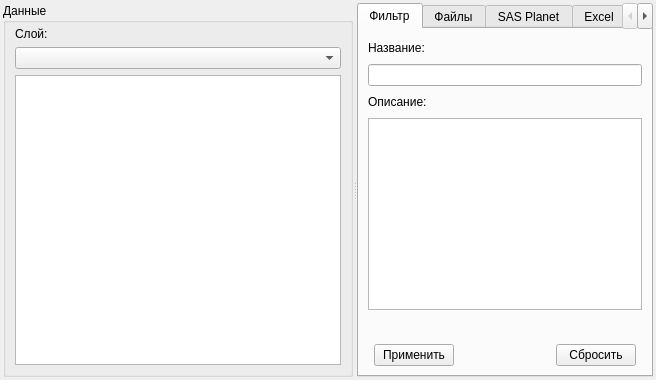
<?xml version="1.0" encoding="UTF-8"?>
<ui version="4.0">
 <class>DockWidget</class>
 <widget class="QDockWidget" name="DockWidget">
  <property name="geometry">
   <rect>
    <x>0</x>
    <y>0</y>
    <width>656</width>
    <height>380</height>
   </rect>
  </property>
  <property name="windowTitle">
   <string>Unium</string>
  </property>
  <widget class="QWidget" name="dockWidgetContents">
   <layout class="QHBoxLayout" name="horizontalLayout" stretch="4">
    <property name="leftMargin">
     <number>3</number>
    </property>
    <property name="topMargin">
     <number>3</number>
    </property>
    <property name="rightMargin">
     <number>3</number>
    </property>
    <property name="bottomMargin">
     <number>3</number>
    </property>
    <item>
     <widget class="QSplitter" name="splitter">
      <property name="orientation">
       <enum>Qt::Horizontal</enum>
      </property>
      <widget class="QGroupBox" name="groupBox">
       <property name="sizePolicy">
        <sizepolicy hsizetype="Expanding" vsizetype="Preferred">
         <horstretch>0</horstretch>
         <verstretch>0</verstretch>
        </sizepolicy>
       </property>
       <property name="minimumSize">
        <size>
         <width>350</width>
         <height>350</height>
        </size>
       </property>
       <property name="baseSize">
        <size>
         <width>0</width>
         <height>0</height>
        </size>
       </property>
       <property name="title">
        <string>Данные</string>
       </property>
       <layout class="QGridLayout" name="gridLayout_13">
        <property name="topMargin">
         <number>3</number>
        </property>
        <item row="0" column="0">
         <widget class="QLabel" name="label_23">
          <property name="minimumSize">
           <size>
            <width>0</width>
            <height>15</height>
           </size>
          </property>
          <property name="text">
           <string>Слой:</string>
          </property>
          <property name="alignment">
           <set>Qt::AlignLeading|Qt::AlignLeft|Qt::AlignVCenter</set>
          </property>
         </widget>
        </item>
        <item row="1" column="0" colspan="2">
         <widget class="QComboBox" name="layersBox"/>
        </item>
        <item row="2" column="0" colspan="2">
         <widget class="QTableWidget" name="tableView">
          <property name="editTriggers">
           <set>QAbstractItemView::NoEditTriggers</set>
          </property>
          <property name="sortingEnabled">
           <bool>true</bool>
          </property>
          <attribute name="horizontalHeaderShowSortIndicator" stdset="0">
           <bool>true</bool>
          </attribute>
         </widget>
        </item>
        <item row="0" column="1">
         <spacer name="horizontalSpacer_45">
          <property name="orientation">
           <enum>Qt::Horizontal</enum>
          </property>
          <property name="sizeHint" stdset="0">
           <size>
            <width>207</width>
            <height>15</height>
           </size>
          </property>
         </spacer>
        </item>
       </layout>
      </widget>
      <widget class="QTabWidget" name="tabs">
       <property name="sizePolicy">
        <sizepolicy hsizetype="Preferred" vsizetype="Expanding">
         <horstretch>0</horstretch>
         <verstretch>0</verstretch>
        </sizepolicy>
       </property>
       <property name="minimumSize">
        <size>
         <width>260</width>
         <height>352</height>
        </size>
       </property>
       <property name="currentIndex">
        <number>0</number>
       </property>
       <widget class="QWidget" name="filterTab">
        <attribute name="title">
         <string>Фильтр</string>
        </attribute>
        <layout class="QGridLayout" name="gridLayout_7">
         <item row="5" column="1">
          <widget class="QPushButton" name="applyFilterButton">
           <property name="text">
            <string>Применить</string>
           </property>
          </widget>
         </item>
         <item row="4" column="0" colspan="5">
          <spacer name="verticalSpacer">
           <property name="orientation">
            <enum>Qt::Vertical</enum>
           </property>
           <property name="sizeHint" stdset="0">
            <size>
             <width>308</width>
             <height>18</height>
            </size>
           </property>
          </spacer>
         </item>
         <item row="0" column="0" colspan="2">
          <widget class="QLabel" name="label_6">
           <property name="layoutDirection">
            <enum>Qt::LeftToRight</enum>
           </property>
           <property name="text">
            <string>Название:</string>
           </property>
           <property name="alignment">
            <set>Qt::AlignLeading|Qt::AlignLeft|Qt::AlignVCenter</set>
           </property>
          </widget>
         </item>
         <item row="0" column="2" colspan="3">
          <spacer name="horizontalSpacer_24">
           <property name="orientation">
            <enum>Qt::Horizontal</enum>
           </property>
           <property name="sizeHint" stdset="0">
            <size>
             <width>193</width>
             <height>20</height>
            </size>
           </property>
          </spacer>
         </item>
         <item row="1" column="0" colspan="5">
          <widget class="QLineEdit" name="nameEdit"/>
         </item>
         <item row="2" column="0" colspan="2">
          <widget class="QLabel" name="label_13">
           <property name="layoutDirection">
            <enum>Qt::LeftToRight</enum>
           </property>
           <property name="text">
            <string>Описание:</string>
           </property>
           <property name="alignment">
            <set>Qt::AlignLeading|Qt::AlignLeft|Qt::AlignVCenter</set>
           </property>
          </widget>
         </item>
         <item row="3" column="0" colspan="5">
          <widget class="QTextEdit" name="descrEdit"/>
         </item>
         <item row="2" column="2" colspan="3">
          <spacer name="horizontalSpacer_26">
           <property name="orientation">
            <enum>Qt::Horizontal</enum>
           </property>
           <property name="sizeHint" stdset="0">
            <size>
             <width>193</width>
             <height>20</height>
            </size>
           </property>
          </spacer>
         </item>
         <item row="5" column="2">
          <spacer name="horizontalSpacer_27">
           <property name="orientation">
            <enum>Qt::Horizontal</enum>
           </property>
           <property name="sizeHint" stdset="0">
            <size>
             <width>68</width>
             <height>20</height>
            </size>
           </property>
          </spacer>
         </item>
         <item row="5" column="3">
          <widget class="QPushButton" name="resetFilterButton">
           <property name="text">
            <string>Сбросить</string>
           </property>
          </widget>
         </item>
        </layout>
       </widget>
       <widget class="QWidget" name="filesTab">
        <attribute name="title">
         <string>Файлы</string>
        </attribute>
       </widget>
       <widget class="QWidget" name="sasTab">
        <attribute name="title">
         <string>SAS Planet</string>
        </attribute>
        <layout class="QGridLayout" name="gridLayout_8">
         <item row="8" column="1">
          <widget class="QPushButton" name="loadSASButton">
           <property name="text">
            <string>Загрузить</string>
           </property>
          </widget>
         </item>
         <item row="0" column="1" colspan="2">
          <spacer name="horizontalSpacer_29">
           <property name="orientation">
            <enum>Qt::Horizontal</enum>
           </property>
           <property name="sizeHint" stdset="0">
            <size>
             <width>171</width>
             <height>20</height>
            </size>
           </property>
          </spacer>
         </item>
         <item row="3" column="0" colspan="3">
          <widget class="QLineEdit" name="marksfileEdit">
           <property name="readOnly">
            <bool>true</bool>
           </property>
          </widget>
         </item>
         <item row="8" column="2">
          <spacer name="horizontalSpacer_31">
           <property name="orientation">
            <enum>Qt::Horizontal</enum>
           </property>
           <property name="sizeHint" stdset="0">
            <size>
             <width>90</width>
             <height>20</height>
            </size>
           </property>
          </spacer>
         </item>
         <item row="5" column="0" colspan="3">
          <widget class="QLineEdit" name="dbfileEdit">
           <property name="readOnly">
            <bool>true</bool>
           </property>
          </widget>
         </item>
         <item row="8" column="0">
          <spacer name="horizontalSpacer_30">
           <property name="orientation">
            <enum>Qt::Horizontal</enum>
           </property>
           <property name="sizeHint" stdset="0">
            <size>
             <width>101</width>
             <height>20</height>
            </size>
           </property>
          </spacer>
         </item>
         <item row="3" column="3">
          <widget class="QPushButton" name="marksbrwsButton">
           <property name="sizePolicy">
            <sizepolicy hsizetype="Fixed" vsizetype="Fixed">
             <horstretch>0</horstretch>
             <verstretch>0</verstretch>
            </sizepolicy>
           </property>
           <property name="maximumSize">
            <size>
             <width>31</width>
             <height>31</height>
            </size>
           </property>
           <property name="text">
            <string>...</string>
           </property>
          </widget>
         </item>
         <item row="6" column="1" colspan="2">
          <spacer name="horizontalSpacer_32">
           <property name="orientation">
            <enum>Qt::Horizontal</enum>
           </property>
           <property name="sizeHint" stdset="0">
            <size>
             <width>171</width>
             <height>20</height>
            </size>
           </property>
          </spacer>
         </item>
         <item row="6" column="0">
          <widget class="QLabel" name="label_15">
           <property name="text">
            <string>Таблица</string>
           </property>
           <property name="alignment">
            <set>Qt::AlignLeading|Qt::AlignLeft|Qt::AlignVCenter</set>
           </property>
          </widget>
         </item>
         <item row="2" column="1" colspan="2">
          <spacer name="horizontalSpacer_34">
           <property name="orientation">
            <enum>Qt::Horizontal</enum>
           </property>
           <property name="sizeHint" stdset="0">
            <size>
             <width>171</width>
             <height>20</height>
            </size>
           </property>
          </spacer>
         </item>
         <item row="0" column="0">
          <widget class="QLabel" name="label_18">
           <property name="text">
            <string>Categotymarks.sml</string>
           </property>
           <property name="alignment">
            <set>Qt::AlignLeading|Qt::AlignLeft|Qt::AlignVCenter</set>
           </property>
          </widget>
         </item>
         <item row="9" column="0" colspan="4">
          <widget class="QProgressBar" name="sasprogressBar">
           <property name="enabled">
            <bool>true</bool>
           </property>
           <property name="value">
            <number>0</number>
           </property>
          </widget>
         </item>
         <item row="1" column="3">
          <widget class="QPushButton" name="catbrwsButton">
           <property name="sizePolicy">
            <sizepolicy hsizetype="Fixed" vsizetype="Fixed">
             <horstretch>0</horstretch>
             <verstretch>0</verstretch>
            </sizepolicy>
           </property>
           <property name="maximumSize">
            <size>
             <width>31</width>
             <height>31</height>
            </size>
           </property>
           <property name="text">
            <string>...</string>
           </property>
          </widget>
         </item>
         <item row="1" column="0" colspan="3">
          <widget class="QLineEdit" name="catfileEdit">
           <property name="readOnly">
            <bool>true</bool>
           </property>
          </widget>
         </item>
         <item row="2" column="0">
          <widget class="QLabel" name="label_17">
           <property name="text">
            <string>marks.sml</string>
           </property>
           <property name="alignment">
            <set>Qt::AlignLeading|Qt::AlignLeft|Qt::AlignVCenter</set>
           </property>
          </widget>
         </item>
         <item row="4" column="1" colspan="2">
          <spacer name="horizontalSpacer_33">
           <property name="orientation">
            <enum>Qt::Horizontal</enum>
           </property>
           <property name="sizeHint" stdset="0">
            <size>
             <width>171</width>
             <height>20</height>
            </size>
           </property>
          </spacer>
         </item>
         <item row="4" column="0">
          <widget class="QLabel" name="label_16">
           <property name="text">
            <string>Файл базы данных</string>
           </property>
           <property name="alignment">
            <set>Qt::AlignLeading|Qt::AlignLeft|Qt::AlignVCenter</set>
           </property>
          </widget>
         </item>
         <item row="7" column="0" colspan="3">
          <widget class="QLineEdit" name="tbldbEdit">
           <property name="readOnly">
            <bool>false</bool>
           </property>
          </widget>
         </item>
         <item row="5" column="3">
          <widget class="QPushButton" name="dbbrwsButton">
           <property name="sizePolicy">
            <sizepolicy hsizetype="Fixed" vsizetype="Fixed">
             <horstretch>0</horstretch>
             <verstretch>0</verstretch>
            </sizepolicy>
           </property>
           <property name="maximumSize">
            <size>
             <width>31</width>
             <height>31</height>
            </size>
           </property>
           <property name="text">
            <string>...</string>
           </property>
          </widget>
         </item>
         <item row="10" column="0" colspan="2">
          <spacer name="verticalSpacer_2">
           <property name="orientation">
            <enum>Qt::Vertical</enum>
           </property>
           <property name="sizeHint" stdset="0">
            <size>
             <width>20</width>
             <height>40</height>
            </size>
           </property>
          </spacer>
         </item>
        </layout>
       </widget>
       <widget class="QWidget" name="xlsTab">
        <attribute name="title">
         <string>Excel</string>
        </attribute>
        <layout class="QVBoxLayout" name="verticalLayout">
         <item>
          <widget class="QGroupBox" name="groupBox_2">
           <property name="title">
            <string>Выгрузка в Excel</string>
           </property>
           <layout class="QGridLayout" name="gridLayout_10">
            <item row="0" column="0">
             <widget class="QLabel" name="label_19">
              <property name="text">
               <string>Файл:</string>
              </property>
             </widget>
            </item>
            <item row="0" column="1" colspan="4">
             <spacer name="horizontalSpacer_35">
              <property name="orientation">
               <enum>Qt::Horizontal</enum>
              </property>
              <property name="sizeHint" stdset="0">
               <size>
                <width>257</width>
                <height>20</height>
               </size>
              </property>
             </spacer>
            </item>
            <item row="1" column="0" colspan="4">
             <widget class="QLineEdit" name="xlsoutEdit"/>
            </item>
            <item row="1" column="4">
             <widget class="QPushButton" name="brwsxlsoutButton">
              <property name="maximumSize">
               <size>
                <width>31</width>
                <height>20</height>
               </size>
              </property>
              <property name="text">
               <string>...</string>
              </property>
             </widget>
            </item>
            <item row="2" column="0" colspan="2">
             <spacer name="horizontalSpacer_36">
              <property name="orientation">
               <enum>Qt::Horizontal</enum>
              </property>
              <property name="sizeHint" stdset="0">
               <size>
                <width>107</width>
                <height>20</height>
               </size>
              </property>
             </spacer>
            </item>
            <item row="2" column="2">
             <widget class="QPushButton" name="xlsoutButton">
              <property name="minimumSize">
               <size>
                <width>75</width>
                <height>23</height>
               </size>
              </property>
              <property name="text">
               <string>Выгрузить</string>
              </property>
             </widget>
            </item>
            <item row="2" column="3" colspan="2">
             <spacer name="horizontalSpacer_37">
              <property name="orientation">
               <enum>Qt::Horizontal</enum>
              </property>
              <property name="sizeHint" stdset="0">
               <size>
                <width>101</width>
                <height>20</height>
               </size>
              </property>
             </spacer>
            </item>
            <item row="3" column="2">
             <spacer name="verticalSpacer_6">
              <property name="orientation">
               <enum>Qt::Vertical</enum>
              </property>
              <property name="sizeHint" stdset="0">
               <size>
                <width>20</width>
                <height>40</height>
               </size>
              </property>
             </spacer>
            </item>
           </layout>
          </widget>
         </item>
         <item>
          <widget class="QGroupBox" name="groupBox_3">
           <property name="title">
            <string>Загрузка из Excel</string>
           </property>
           <layout class="QGridLayout" name="gridLayout_11">
            <item row="0" column="0">
             <widget class="QLabel" name="label_20">
              <property name="text">
               <string>Файл:</string>
              </property>
             </widget>
            </item>
            <item row="0" column="1" colspan="4">
             <spacer name="horizontalSpacer_38">
              <property name="orientation">
               <enum>Qt::Horizontal</enum>
              </property>
              <property name="sizeHint" stdset="0">
               <size>
                <width>257</width>
                <height>20</height>
               </size>
              </property>
             </spacer>
            </item>
            <item row="1" column="0" colspan="4">
             <widget class="QLineEdit" name="xlsinEdit"/>
            </item>
            <item row="1" column="4">
             <widget class="QPushButton" name="brwsxlsinButton">
              <property name="maximumSize">
               <size>
                <width>31</width>
                <height>20</height>
               </size>
              </property>
              <property name="text">
               <string>...</string>
              </property>
             </widget>
            </item>
            <item row="2" column="0" colspan="2">
             <spacer name="horizontalSpacer_39">
              <property name="orientation">
               <enum>Qt::Horizontal</enum>
              </property>
              <property name="sizeHint" stdset="0">
               <size>
                <width>107</width>
                <height>20</height>
               </size>
              </property>
             </spacer>
            </item>
            <item row="2" column="2">
             <widget class="QPushButton" name="xlsinButton">
              <property name="minimumSize">
               <size>
                <width>75</width>
                <height>23</height>
               </size>
              </property>
              <property name="text">
               <string>Загрузить</string>
              </property>
             </widget>
            </item>
            <item row="2" column="3" colspan="2">
             <spacer name="horizontalSpacer_40">
              <property name="orientation">
               <enum>Qt::Horizontal</enum>
              </property>
              <property name="sizeHint" stdset="0">
               <size>
                <width>101</width>
                <height>20</height>
               </size>
              </property>
             </spacer>
            </item>
            <item row="3" column="2">
             <spacer name="verticalSpacer_7">
              <property name="orientation">
               <enum>Qt::Vertical</enum>
              </property>
              <property name="sizeHint" stdset="0">
               <size>
                <width>20</width>
                <height>40</height>
               </size>
              </property>
             </spacer>
            </item>
           </layout>
          </widget>
         </item>
        </layout>
       </widget>
       <widget class="QWidget" name="setTab">
        <attribute name="title">
         <string>Настройки</string>
        </attribute>
        <layout class="QGridLayout" name="gridLayout_12">
         <item row="0" column="0" colspan="2">
          <widget class="QLabel" name="label_21">
           <property name="text">
            <string>Папка для сохранения файлов:</string>
           </property>
          </widget>
         </item>
         <item row="0" column="2" colspan="3">
          <spacer name="horizontalSpacer_41">
           <property name="orientation">
            <enum>Qt::Horizontal</enum>
           </property>
           <property name="sizeHint" stdset="0">
            <size>
             <width>265</width>
             <height>20</height>
            </size>
           </property>
          </spacer>
         </item>
         <item row="1" column="0" colspan="4">
          <widget class="QLineEdit" name="filefolderEdit"/>
         </item>
         <item row="1" column="4">
          <widget class="QPushButton" name="ffbrwsButton">
           <property name="sizePolicy">
            <sizepolicy hsizetype="Fixed" vsizetype="Fixed">
             <horstretch>0</horstretch>
             <verstretch>0</verstretch>
            </sizepolicy>
           </property>
           <property name="maximumSize">
            <size>
             <width>31</width>
             <height>31</height>
            </size>
           </property>
           <property name="text">
            <string>...</string>
           </property>
          </widget>
         </item>
         <item row="2" column="0" colspan="2">
          <widget class="QLabel" name="label_22">
           <property name="text">
            <string>Размер блока записи:</string>
           </property>
          </widget>
         </item>
         <item row="2" column="2" colspan="3">
          <spacer name="horizontalSpacer_42">
           <property name="orientation">
            <enum>Qt::Horizontal</enum>
           </property>
           <property name="sizeHint" stdset="0">
            <size>
             <width>265</width>
             <height>20</height>
            </size>
           </property>
          </spacer>
         </item>
         <item row="3" column="0">
          <widget class="QSpinBox" name="wrblkBox"/>
         </item>
         <item row="3" column="2" colspan="3">
          <spacer name="horizontalSpacer_43">
           <property name="orientation">
            <enum>Qt::Horizontal</enum>
           </property>
           <property name="sizeHint" stdset="0">
            <size>
             <width>265</width>
             <height>20</height>
            </size>
           </property>
          </spacer>
         </item>
         <item row="4" column="0" colspan="5">
          <spacer name="verticalSpacer_8">
           <property name="orientation">
            <enum>Qt::Vertical</enum>
           </property>
           <property name="sizeHint" stdset="0">
            <size>
             <width>258</width>
             <height>159</height>
            </size>
           </property>
          </spacer>
         </item>
         <item row="5" column="0">
          <widget class="QPushButton" name="loadsetButton">
           <property name="minimumSize">
            <size>
             <width>80</width>
             <height>23</height>
            </size>
           </property>
           <property name="text">
            <string>Загрузить</string>
           </property>
          </widget>
         </item>
         <item row="5" column="1" colspan="2">
          <spacer name="horizontalSpacer_44">
           <property name="orientation">
            <enum>Qt::Horizontal</enum>
           </property>
           <property name="sizeHint" stdset="0">
            <size>
             <width>228</width>
             <height>20</height>
            </size>
           </property>
          </spacer>
         </item>
         <item row="5" column="3">
          <widget class="QPushButton" name="savesetButton">
           <property name="minimumSize">
            <size>
             <width>80</width>
             <height>23</height>
            </size>
           </property>
           <property name="text">
            <string>Сохранить</string>
           </property>
          </widget>
         </item>
        </layout>
       </widget>
      </widget>
     </widget>
    </item>
   </layout>
  </widget>
 </widget>
 <resources/>
 <connections/>
</ui>
